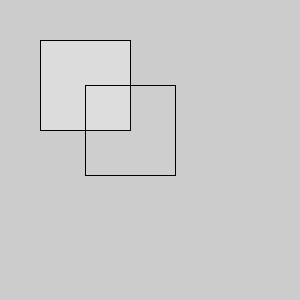
Frame 1 (no input)
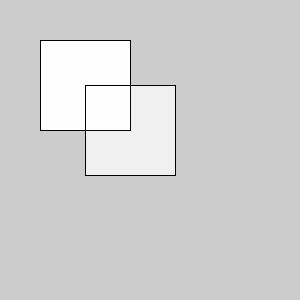
Frame 60 (the mouse pressed at the canvas centre just before this capture)
Frame 120 (the mouse held since frame 60 and released just before this capture): identical to frame 60, image omitted

The Processing sketch that drew these frames (run headless with seeded random() and noise(); from frame 60 on, the mouse is pressed at the canvas centre):

// Processing sketch: Task2_processing2
// ── Task2_processing2.pde
void setup() {
  size(300,300);
}

void draw() {
  println(mouseX + "" + mouseY);
  fill(255,80);
  rect(40,40,90,90);
  fill(255,8);
  rect(85,85,90,90);
}
